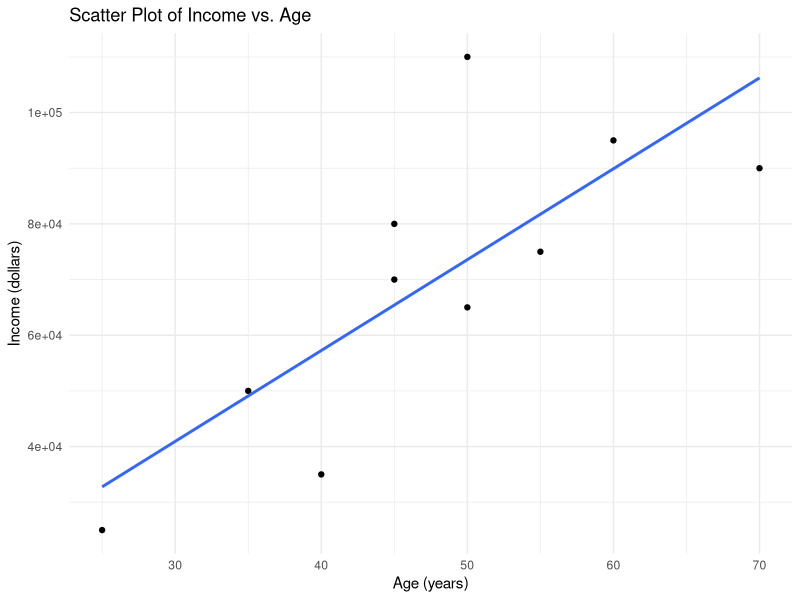

The R script that drew this image:
## ---- chunk 1
knitr::opts_chunk$set(echo = TRUE)
## ---- chunk 2
# Load needed packages
library(stats)
library(readxl)
library(ggplot2)
## ---- chunk 3
# Import Data
data <- read.csv("linregdata.csv")
## ---- chunk 4
# Extract Income and Age columns
income <- data$Income
age <- data$Age
## ---- chunk 5
# Calculate Pearson's r and its p-value
correlation_result <- cor.test(income, age)
## ---- chunk 6
# Plot the scatter plot with the regression line
corr_plot <- ggplot(data, aes(x = Age, y = Income)) +
  geom_point() +                             
  geom_smooth(method = "lm", se = FALSE) +
  labs(x = "Age (years)", y = "Income (dollars)", title = "Scatter Plot of Income vs. Age") +
  theme_minimal()

corr_plot
